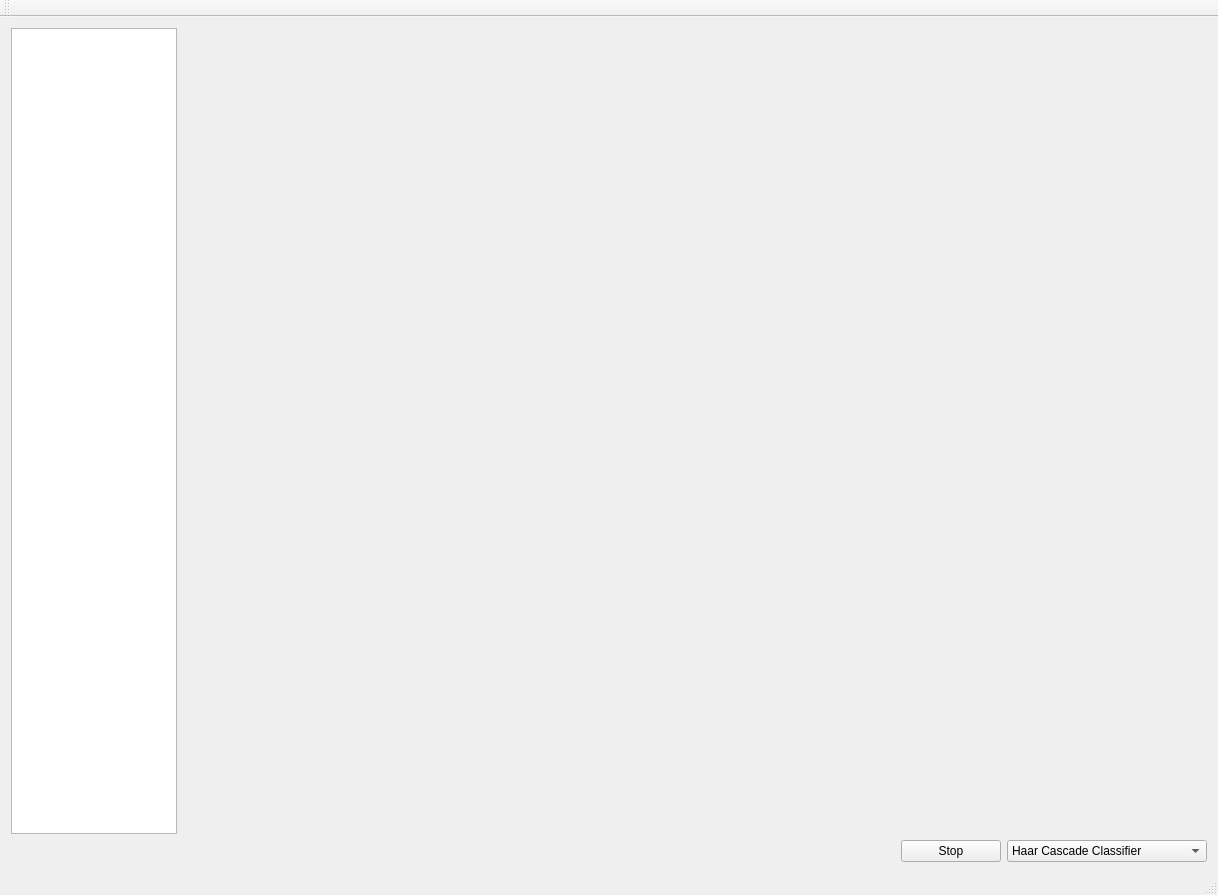
<?xml version="1.0" encoding="UTF-8"?>
<ui version="4.0">
 <class>MainWindow</class>
 <widget class="QMainWindow" name="MainWindow">
  <property name="geometry">
   <rect>
    <x>0</x>
    <y>0</y>
    <width>1218</width>
    <height>895</height>
   </rect>
  </property>
  <property name="windowTitle">
   <string>MainWindow</string>
  </property>
  <widget class="QWidget" name="centralWidget">
   <layout class="QVBoxLayout" name="verticalLayout_2">
    <item>
     <layout class="QHBoxLayout" name="horizontalLayout">
      <item>
       <widget class="QListView" name="scenesListView">
        <property name="maximumSize">
         <size>
          <width>400</width>
          <height>16777215</height>
         </size>
        </property>
       </widget>
      </item>
      <item>
       <widget class="SFMLViewWidget" name="sfmlView" native="true">
        <property name="minimumSize">
         <size>
          <width>1024</width>
          <height>768</height>
         </size>
        </property>
       </widget>
      </item>
     </layout>
    </item>
    <item>
     <layout class="QHBoxLayout" name="horizontalLayout_3">
      <item>
       <widget class="QLabel" name="scenesDescriptionLabel">
        <property name="text">
         <string/>
        </property>
       </widget>
      </item>
      <item>
       <widget class="QPushButton" name="pushButton">
        <property name="maximumSize">
         <size>
          <width>100</width>
          <height>16777215</height>
         </size>
        </property>
        <property name="text">
         <string>Stop</string>
        </property>
       </widget>
      </item>
      <item>
       <widget class="QComboBox" name="classifierComboBox">
        <property name="enabled">
         <bool>true</bool>
        </property>
        <property name="maximumSize">
         <size>
          <width>200</width>
          <height>16777215</height>
         </size>
        </property>
        <item>
         <property name="text">
          <string>Haar Cascade Classifier</string>
         </property>
        </item>
        <item>
         <property name="text">
          <string>Neural Network (YOLO v3)</string>
         </property>
        </item>
        <item>
         <property name="text">
          <string>None</string>
         </property>
        </item>
       </widget>
      </item>
     </layout>
    </item>
   </layout>
  </widget>
  <widget class="QMenuBar" name="menuBar">
   <property name="geometry">
    <rect>
     <x>0</x>
     <y>0</y>
     <width>1218</width>
     <height>25</height>
    </rect>
   </property>
  </widget>
  <widget class="QToolBar" name="mainToolBar">
   <attribute name="toolBarArea">
    <enum>TopToolBarArea</enum>
   </attribute>
   <attribute name="toolBarBreak">
    <bool>false</bool>
   </attribute>
  </widget>
  <widget class="QStatusBar" name="statusBar"/>
 </widget>
 <layoutdefault spacing="6" margin="11"/>
 <customwidgets>
  <customwidget>
   <class>SFMLViewWidget</class>
   <extends>QWidget</extends>
   <header>sfmlviewwidget.h</header>
   <container>1</container>
  </customwidget>
 </customwidgets>
 <resources/>
 <connections/>
</ui>
